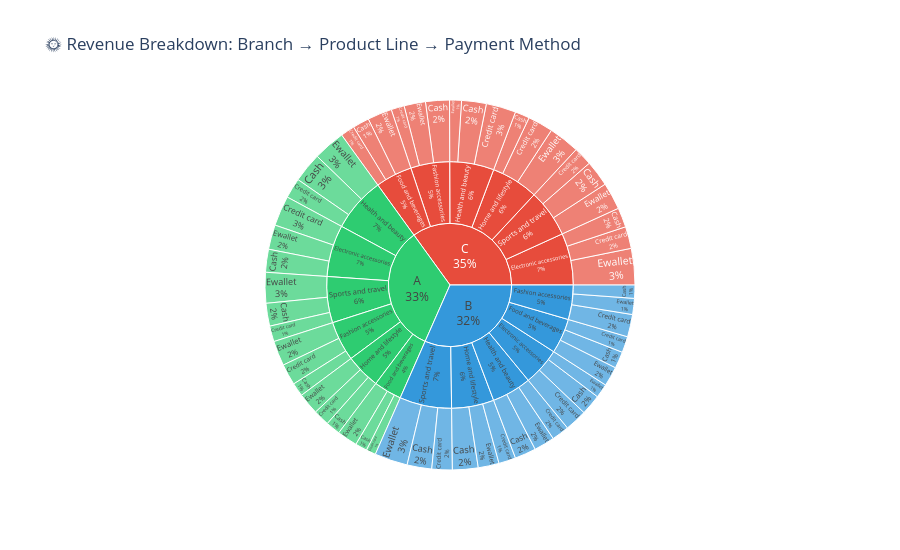

Notebook source saved alongside this figure:
### Code cell
# ── Interactive 2: Sunburst — Branch → Product Line → Payment ─────────────────
fig2 = px.sunburst(
    df,
    path=['Branch', 'Product line', 'Payment'],
    values='Total',
    title='🌞 Revenue Breakdown: Branch → Product Line → Payment Method',
    color='Branch',
    color_discrete_map={'A': '#2ecc71', 'B': '#3498db', 'C': '#e74c3c'}
)
fig2.update_traces(textinfo='label+percent entry')
fig2.update_layout(height=550)
fig2.show()

### Figure 1 — Plotly figure (JSON) as saved in the notebook; plotly's stock layout.template omitted (floating-point values rounded to 4 significant figures)
{"data": [{"branchvalues": "total", "customdata": [["A"], ["A"], ["A"], ["A"], ["A"], ["A"], ["A"], ["A"], ["A"], ["A"], ["A"], ["A"], ["A"], ["A"], ["A"], ["A"], ["A"], ["A"], ["A"], ["A"], ["A"], ["A"], ["A"], ["A"], ["A"], ["B"], ["B"], ["B"], ["B"], ["B"], ["B"], ["B"], ["B"], ["B"], ["B"], ["B"], ["B"], ["B"], ["B"], ["B"], ["B"], ["B"], ["B"], ["B"], ["B"], ["B"], ["B"], ["B"], ["B"], ["B"], ["C"], ["C"], ["C"], ["C"], ["C"], ["C"], ["C"], ["C"], ["C"], ["C"], ["C"], ["C"], ["C"], ["C"], ["C"], ["C"], ["C"], ["C"], ["C"], ["C"], ["C"], ["C"], ["C"], ["C"], ["C"]], "domain": {"x": [0, 1], "y": [0, 1]}, "hovertemplate": "labels=%{label}<br>Total=%{value}<br>parent=%{parent}<br>id=%{id}<br>Branch=%{customdata[0]}<extra></extra>", "ids": ["A/Food and beverages/Ewallet", "A/Electronic accessories/Ewallet", "A/Fashion accessories/Ewallet", "A/Electronic accessories/Cash", "A/Home and lifestyle/Cash", "A/Sports and travel/Credit card", "A/Health and beauty/Credit card", "A/Food and beverages", "A/Fashion accessories/Cash", "A/Home and lifestyle", "A/Sports and travel/Cash", "A/Health and beauty/Ewallet", "A/Food and beverages/Cash", "A/Home and lifestyle/Credit card", "A/Electronic accessories/Credit card", "A/Sports and travel", "A/Food and beverages/Credit card", "A/Sports and travel/Ewallet", "A/Fashion accessories/Credit card", "A/Health and beauty", "A/Electronic accessories", "A", "A/Home and lifestyle/Ewallet", "A/Fashion accessories", "A/Health and beauty/Cash", "B/Home and lifestyle/Ewallet", "B/Electronic accessories/Credit card", "B/Fashion accessories/Cash", "B/Sports and travel/Credit card", "B/Food and beverages/Credit card", "B/Food and beverages", "B/Electronic accessories", "B/Home and lifestyle", "B/Health and beauty", "B/Sports and travel", "B/Fashion accessories", "B/Health and beauty/Cash", "B/Food and beverages/Ewallet", "B/Home and lifestyle/Cash", "B/Fashion accessories/Ewallet", "B/Food and beverages/Cash", "B/Electronic accessories/Cash", "B/Home and lifestyle/Credit card", "B/Health and beauty/Ewallet", "B", "B/Sports and travel/Ewallet", "B/Health and beauty/Credit card", "B/Fashion accessories/Credit card", "B/Electronic accessories/Ewallet", "B/Sports and travel/Cash", "C/Health and beauty/Cash", "C/Home and lifestyle/Cash", "C/Home and lifestyle", "C/Health and beauty/Ewallet", "C/Food and beverages/Cash", "C/Fashion accessories", "C/Electronic accessories/Ewallet", "C/Food and beverages/Credit card", "C/Health and beauty", "C/Sports and travel/Cash", "C/Electronic accessories/Credit card", "C/Sports and travel", "C/Food and beverages", "C/Electronic accessories", "C/Electronic accessories/Cash", "C/Food and beverages/Ewallet", "C/Sports and travel/Ewallet", "C/Sports and travel/Credit card", "C/Health and beauty/Credit card", "C/Fashion accessories/Cash", "C/Home and lifestyle/Ewallet", "C/Home and lifestyle/Credit card", "C/Fashion accessories/Ewallet", "C/Fashion accessories/Credit card", "C"], "labels": ["Ewallet", "Ewallet", "Ewallet", "Cash", "Cash", "Credit card", "Credit card", "Food and beverages", "Cash", "Home and lifestyle", "Cash", "Ewallet", "Cash", "Credit card", "Credit card", "Sports and travel", "Credit card", "Ewallet", "Credit card", "Health and beauty", "Electronic accessories", "A", "Ewallet", "Fashion accessories", "Cash", "Ewallet", "Credit card", "Cash", "Credit card", "Credit card", "Food and beverages", "Electronic accessories", "Home and lifestyle", "Health and beauty", "Sports and travel", "Fashion accessories", "Cash", "Ewallet", "Cash", "Ewallet", "Cash", "Cash", "Credit card", "Ewallet", "B", "Ewallet", "Credit card", "Credit card", "Ewallet", "Cash", "Cash", "Cash", "Home and lifestyle", "Ewallet", "Cash", "Fashion accessories", "Ewallet", "Credit card", "Health and beauty", "Cash", "Credit card", "Sports and travel", "Food and beverages", "Electronic accessories", "Cash", "Ewallet", "Ewallet", "Credit card", "Credit card", "Cash", "Ewallet", "Credit card", "Ewallet", "Credit card", "C"], "marker": {"colors": ["#2ecc71", "#2ecc71", "#2ecc71", "#2ecc71", "#2ecc71", "#2ecc71", "#2ecc71", "#2ecc71", "#2ecc71", "#2ecc71", "#2ecc71", "#2ecc71", "#2ecc71", "#2ecc71", "#2ecc71", "#2ecc71", "#2ecc71", "#2ecc71", "#2ecc71", "#2ecc71", "#2ecc71", "#2ecc71", "#2ecc71", "#2ecc71", "#2ecc71", "#3498db", "#3498db", "#3498db", "#3498db", "#3498db", "#3498db", "#3498db", "#3498db", "#3498db", "#3498db", "#3498db", "#3498db", "#3498db", "#3498db", "#3498db", "#3498db", "#3498db", "#3498db", "#3498db", "#3498db", "#3498db", "#3498db", "#3498db", "#3498db", "#3498db", "#e74c3c", "#e74c3c", "#e74c3c", "#e74c3c", "#e74c3c", "#e74c3c", "#e74c3c", "#e74c3c", "#e74c3c", "#e74c3c", "#e74c3c", "#e74c3c", "#e74c3c", "#e74c3c", "#e74c3c", "#e74c3c", "#e74c3c", "#e74c3c", "#e74c3c", "#e74c3c", "#e74c3c", "#e74c3c", "#e74c3c", "#e74c3c", "#e74c3c"]}, "name": "", "parents": ["A/Food and beverages", "A/Electronic accessories", "A/Fashion accessories", "A/Electronic accessories", "A/Home and lifestyle", "A/Sports and travel", "A/Health and beauty", "A", "A/Fashion accessories", "A", "A/Sports and travel", "A/Health and beauty", "A/Food and beverages", "A/Home and lifestyle", "A/Electronic accessories", "A", "A/Food and beverages", "A/Sports and travel", "A/Fashion accessories", "A", "A", "", "A/Home and lifestyle", "A", "A/Health and beauty", "B/Home and lifestyle", "B/Electronic accessories", "B/Fashion accessories", "B/Sports and travel", "B/Food and beverages", "B", "B", "B", "B", "B", "B", "B/Health and beauty", "B/Food and beverages", "B/Home and lifestyle", "B/Fashion accessories", "B/Food and beverages", "B/Electronic accessories", "B/Home and lifestyle", "B/Health and beauty", "", "B/Sports and travel", "B/Health and beauty", "B/Fashion accessories", "B/Electronic accessories", "B/Sports and travel", "C/Health and beauty", "C/Home and lifestyle", "C", "C/Health and beauty", "C/Food and beverages", "C", "C/Electronic accessories", "C/Food and beverages", "C", "C/Sports and travel", "C/Electronic accessories", "C", "C", "C", "C/Electronic accessories", "C/Food and beverages", "C/Sports and travel", "C/Sports and travel", "C/Health and beauty", "C/Fashion accessories", "C/Home and lifestyle", "C/Home and lifestyle", "C/Fashion accessories", "C/Fashion accessories", ""], "textinfo": "label+percent entry", "type": "sunburst", "values": [5628.0, 6782.0, 6895.0, 6332.0, 4016.0, 4342.0, 5579.0, 11560.0, 3745.0, 14450.0, 6297.0, 8833.0, 3277.0, 4471.0, 8342.0, 19120.0, 2655.0, 8482.0, 5865.0, 22640.0, 21460.0, 105700.0, 5961.0, 16500.0, 8228.0, 5773.0, 6139.0, 3652.0, 5642.0, 4450.0, 14480.0, 15680.0, 17560.0, 16420.0, 21570.0, 14280.0, 5869.0, 5420.0, 7081.0, 4439.0, 4606.0, 5660.0, 4703.0, 5719.0, 99980.0, 9129.0, 4830.0, 6191.0, 3884.0, 6795.0, 6817.0, 4011.0, 19530.0, 3281.0, 4571.0, 16140.0, 10060.0, 3898.0, 18340.0, 7158.0, 6056.0, 19810.0, 15230.0, 21510.0, 5399.0, 6758.0, 7495.0, 5156.0, 8242.0, 6586.0, 8540.0, 6982.0, 5923.0, 3629.0, 110600.0]}], "layout": {"height": 550, "legend": {"tracegroupgap": 0}, "title": {"text": "🌞 Revenue Breakdown: Branch → Product Line → Payment Method"}}}
